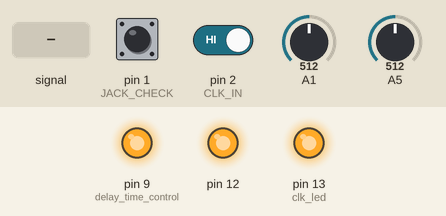
A sketch run on a simulated Arduino Uno, built with avr-gcc and run on an emulated ATmega328P. Parts: output pins drawn as LEDs (lit = HIGH). Inputs (shaded band) come from the test bench; at power-on: A1 = 512, A5 = 512, pin 2 (CLK_IN) HIGH, pin 1 (JACK_CHECK) HIGH.

Above: at 1.2 s.
1.3 s: A1 fed a 200 Hz sine of ±81 counts around its level
4.3 s: A1 set to 245
At 5.5 s:
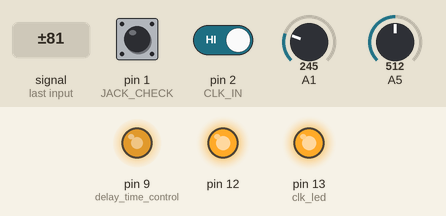
5.8 s: A5 set to 122
At 6.8 s:
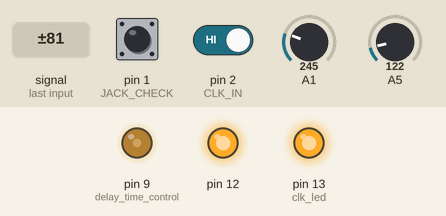
7.3 s: pin 2 (CLK_IN) driven LOW
At 7.9 s:
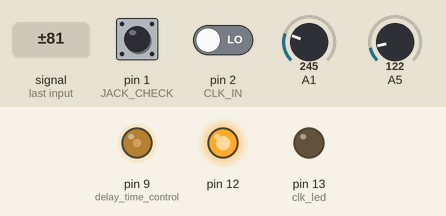
8.8 s: pin 1 (JACK_CHECK) pulled LOW for 0.15 s
At 8.87 s:
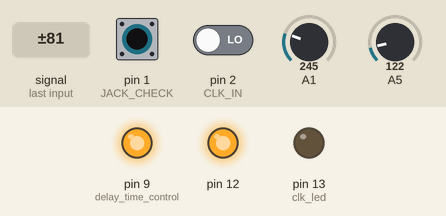
10.4 s: pin 1 (JACK_CHECK) pulled LOW for 3.2 s
At 13.9 s:
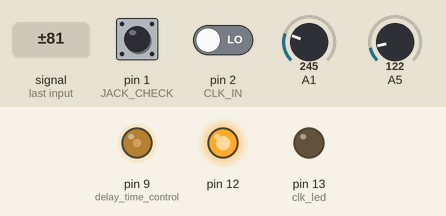
Timing chart, 0 to 15.4 s (numbered marks = the images above; inputs shaded):
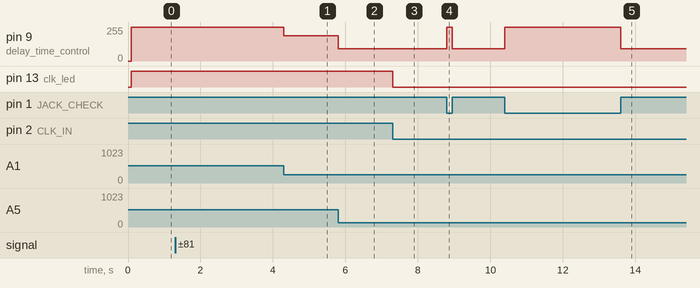

The sketch:

BAT.ino
```cpp
#include <MsTimer2.h>//timer count
#include <avr/io.h> //for fast PWM
#include <ezLED.h>

ezLED led(12);

int PWM = 0;
int constant[256];
int clk_led = 13;
int moon_led = 12;
int moon_led_state = LOW;
bool clk_check, clk_in, mode;
bool old_clk_in = 0;
unsigned long clk_count;
int clk_time1, clk_time2, clk_time_ave, buf_dt, search_dt, cmp1, cmp2,divide;

void setup() {
  TCCR1B &= B11111000;//fast pwm setting
  TCCR1B |= B00000001;//fast pwm setting

  pinMode(1, INPUT_PULLUP); // JACK CHECK
  pinMode(2, INPUT); //CLK IN
  pinMode(9, OUTPUT); //delay time control
  //pinMode(moon_led, OUTPUT);//delay time LED
  pinMode(clk_led, OUTPUT);//clk LED

  led.toggle();

  for (int i = 0; i <= 255; i++) {
    constant[i] = 776.48 * pow(i, -0.6586);//prepare clock sync time table
  }
  clk_count = 0;

  //Serial.begin(9600);//for calibration

  MsTimer2::set(1, timer_count); // timer count per 1 msec
  MsTimer2::start();//
}

void timer_count() {
  clk_count ++;
}

void loop() {
  led.loop();
  clk_check = digitalRead(1);
  old_clk_in = clk_in;
  clk_in = digitalRead(2);//read external clock signal

  //digitalWrite(moon_led, PWM);
  digitalWrite(clk_led, clk_in);//LED light sync external clock signal

  if (old_clk_in == 0 && clk_in == 1) {
    clk_time2 = clk_time1;
    clk_time1 = clk_count;
    clk_time_ave = (clk_time2 + clk_time1) / 2;
    clk_count = 0;
  }

  if (clk_check == 0) {
    mode = 0; //clock sync mode

    divide = map(min(1023, analogRead(1) + analogRead(5)), 0, 1023, 1, 6);
    buf_dt = clk_time_ave / divide;

    if (buf_dt > 80) {
      for ( search_dt = 255; search_dt >= 0 ; search_dt-- ) {// quantize
        if ( buf_dt < constant[search_dt] && buf_dt >= constant[search_dt + 1]) {
          cmp1 = constant[search_dt] - buf_dt; //Detect closest note
          cmp2 = buf_dt - constant[search_dt + 1];//Detect closest note
          break;
        }
      }
      if (cmp1 <= cmp2) {//Detect closest note
        PWM = max(5, search_dt + 1);
        PWM = min(PWM, 255);
      }
      else if (cmp2 < cmp1) {//Detect closest note
        PWM = max(5, search_dt);
        PWM = min(PWM, 255);
      }
    }
    else if (buf_dt <= 80) {//glitch noise countermeasure
      PWM = 255;
    }
  } else if (clk_check == 1){// when no clock input
    mode = 1; //no sync mode
    PWM = map(min(1023, analogRead(1) + analogRead(5)), 0, 1023, 1, 255);
  }

  analogWrite(9, PWM);
  //Serial.print(analogRead(1));// for calibration
  //Serial.print(",");// for calibration
  //Serial.print(PWM);// for calibration
  //Serial.println("");// for calibration
}
```

Measured:
- after the input at 4.3 s, pin 9 (delay_time_control): 255/255 → 188/255 at once
- after the input at 5.8 s, pin 9 (delay_time_control): 188/255 → 92/255 at once
- after the input at 7.3 s, pin 13 (clk_led): HIGH → LOW at once
- after the input at 8.8 s, pin 9 (delay_time_control): 92/255 → 255/255 at once, → 92/255 0.15 s later
- after the input at 10.4 s, pin 9 (delay_time_control): 92/255 → 255/255 at once, → 92/255 3.2 s later
